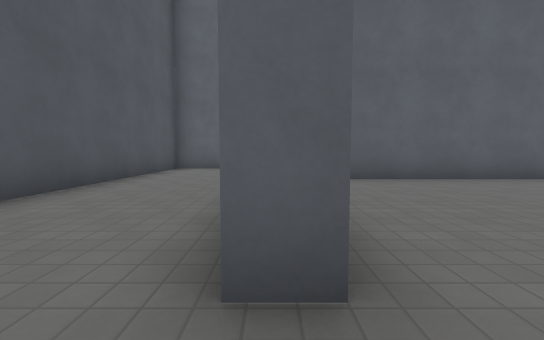
[1] (above)

23 first-person views from a walk through a 3-D level made in the Godot game engine. The camera is 1.2 m above the floor, tilts 4° down and sees 90° across. The floor is counted in squares, 2 m on a side. Each view is taken from the middle of a square. On the plan, view 1 faces up. The plan holds only what a view shows up to about 9 squares ahead; the rest is blank. The place goes on beyond the plan. Characters and animated objects are left out. Surface patterns are stand-ins for the level's own textures.

[2]
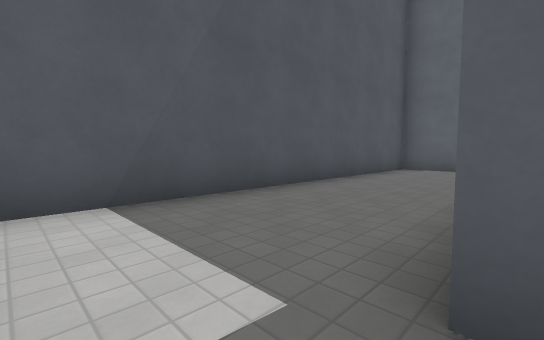

[3]
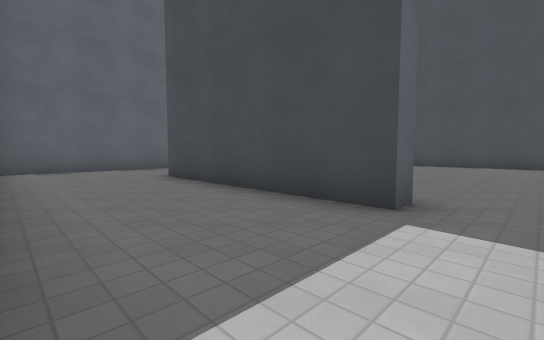

[4]
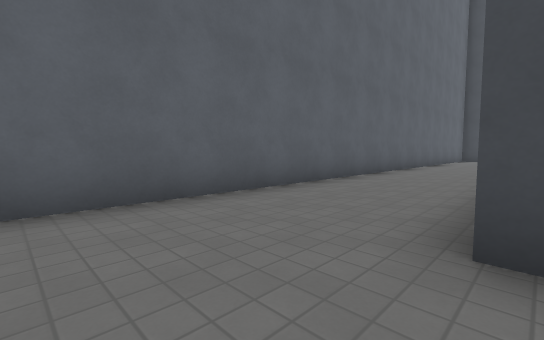

[5]
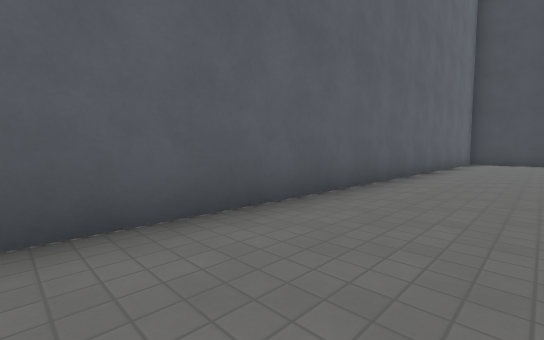

[6]
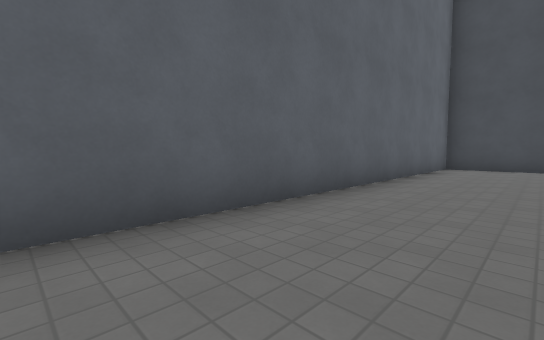

[7]
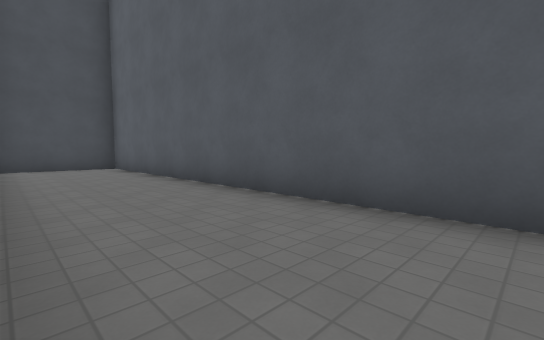

[8]
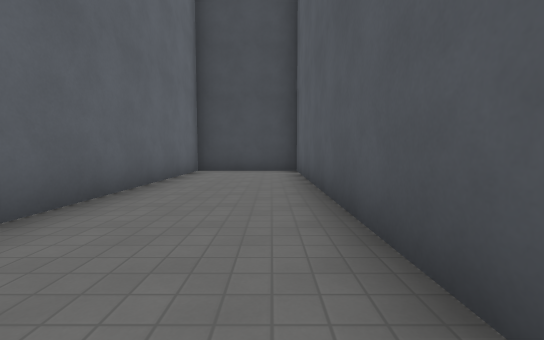

[9]
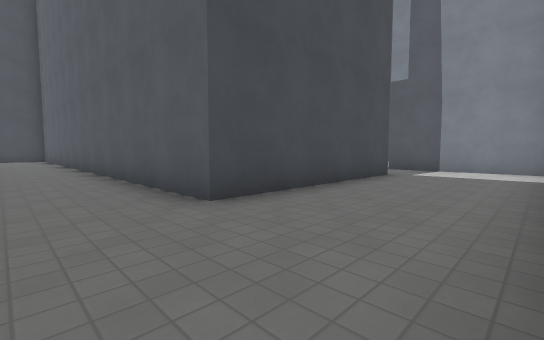

[10]
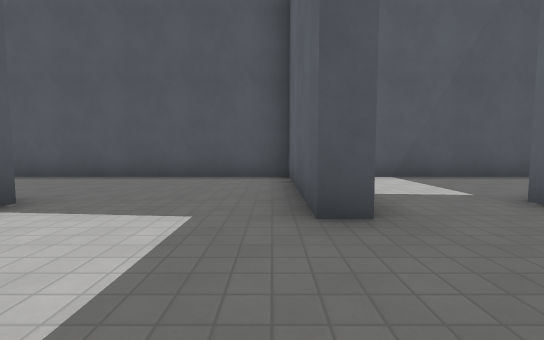

[11]
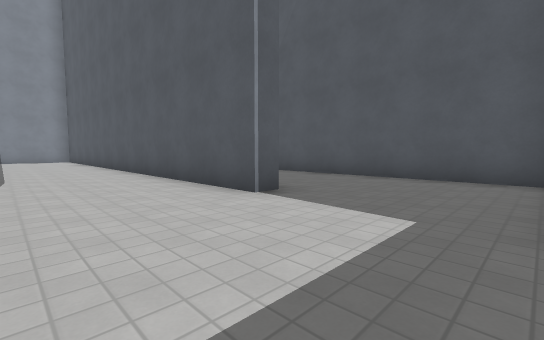

[12]
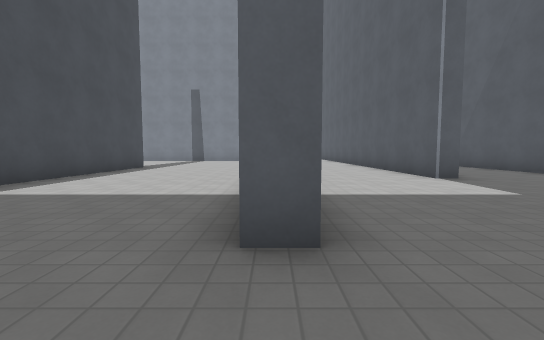

[13]
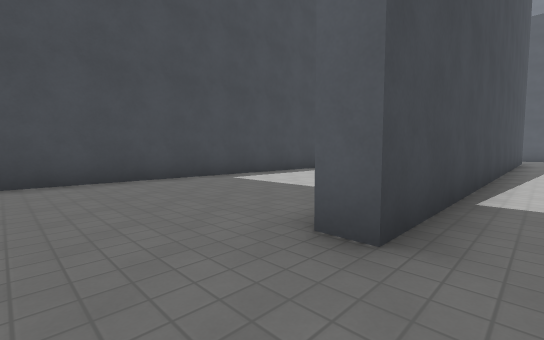

[14]
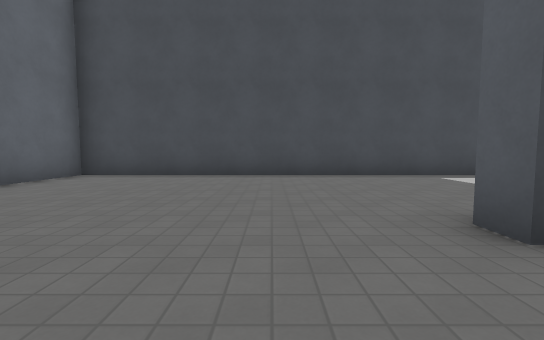

[15]
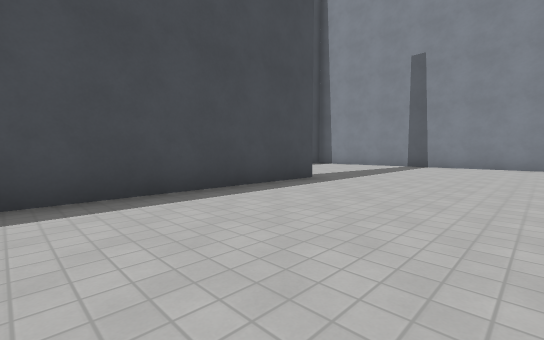

[16]
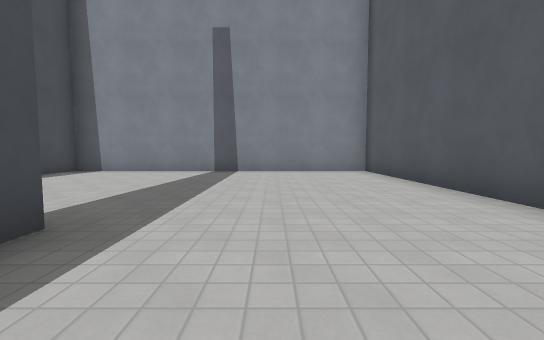

[17]
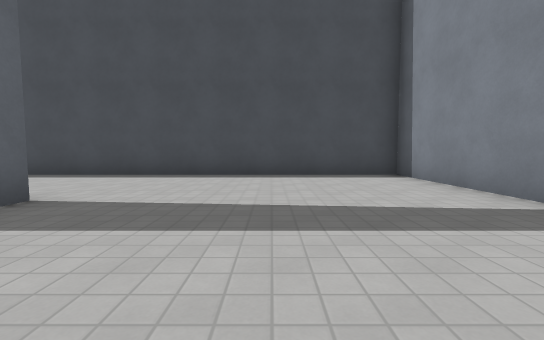

[18]
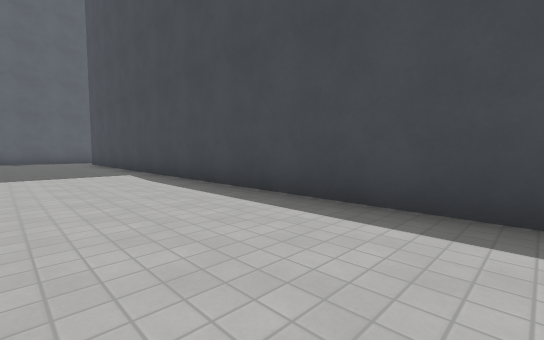

[19]
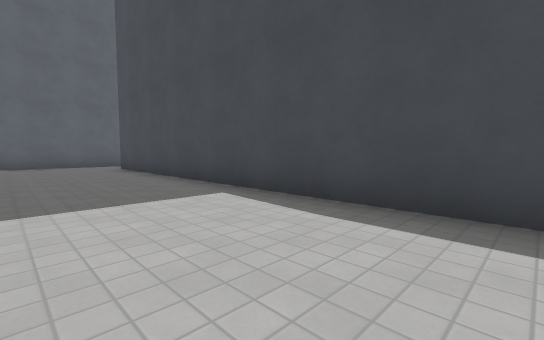

[20]
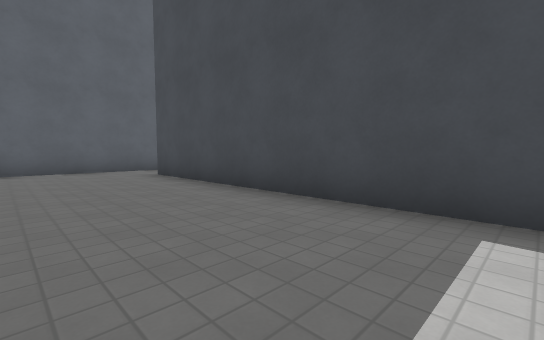

[21]
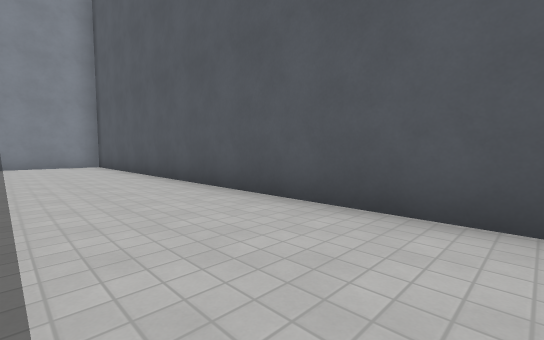

[22]
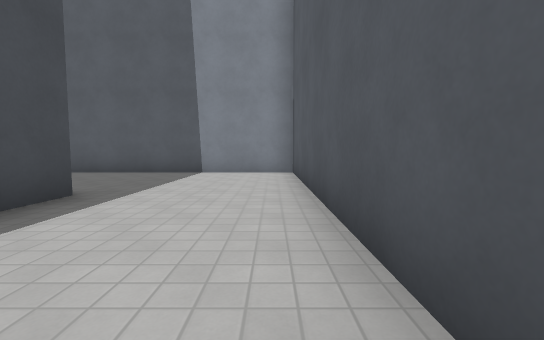

[23]
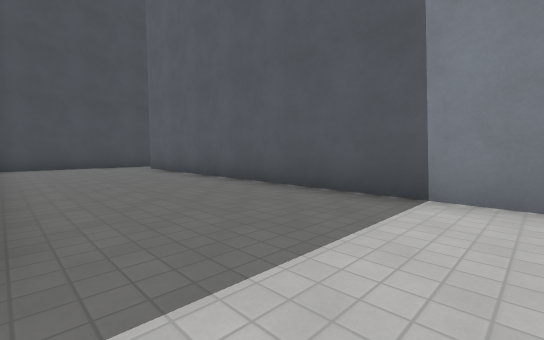

### Floor plan
Points are (right, up) in squares from view 1. A wall is a line through its corners. A room is listed if a view was taken in it or the views show most of it. See-through windows are left out.
Room 1 (views 1, 2, 3, 4, 5, 6, 7, 8, 9)
walls: (0.4, 1) (-0.2, 1) (-0.2, 6.2) (16.2, 6.2) (16.2, 9.2) (-3.2, 9.2) (-3.2, -0.1); (-3.1, -1.1) (0.6, -1.1)
ways out: opening at (0, 0.5) to room 2
Room 2 (views 10, 11, 12, 13, 14, 15, 16, 17, 18, 19, 20, 21, 22, 23)
walls: (4.2, -9.7) (4.2, -15.2) (12.9, -15.2) (12.9, 4); (3.7, -11.1) (3.7, -0.7) (4.2, -0.7); (9.4, -9.1) (8.8, -9.1) (8.8, 5.7) (1.6, 5.7); (-0.1, -4.9) (0.4, -4.9) (0.4, -19.6) (11.2, -19.6); (3.7, -15.7) (3.7, -14.6); (0.6, -1.1) (0.6, -1.6) (-3.2, -1.6) (-3.2, -8.1); (12.9, -18) (12.9, -16); (13.6, 5.7) (9.9, 5.7)
ways out: opening at (0, 0.5) to room 1; opening at (13, 4.5)

Where each view was taken, in squares from view 1:
view 1: 0 up, 0 right, facing up
view 2: 0 up, 0 right, facing up-left
view 3: 0 up, 3 left, facing up-right
view 4: 6 up, 2 left, facing up-right
view 5: 7 up, 2 right, facing up-right
view 6: 7 up, 6 right, facing up-right
view 7: 9 up, 6 right, facing down-right
view 8: 7 up, 8 right, facing right
view 9: 8 up, 3 left, facing down-right
view 10: 2 down, 3 right, facing left
view 11: 2 down, 3 right, facing down-left
view 12: 1 up, 4 right, facing down
view 13: 1 up, 3 right, facing down-right
view 14: 1 up, 2 right, facing right
view 15: 4 down, 5 right, facing down-right
view 16: 7 down, 7 right, facing down
view 17: 12 down, 6 right, facing right
view 18: 10 down, 10 right, facing up-right
view 19: 6 down, 10 right, facing up-right
view 20: 3 down, 10 right, facing up-right
view 21: 8 down, 3 right, facing down-left
view 22: 12 down, 1 right, facing down
view 23: 16 down, 2 right, facing down-right
